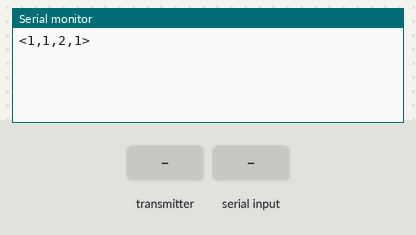
The sketch below on a simulated ESP8266 (NodeMCU). Parts: the last lines printed to the serial monitor. Inputs (shaded band) come from the test bench.

Above: at 1.2 s.
1.3 s: the transmitter starts sending state = 0
At 1.61 s:
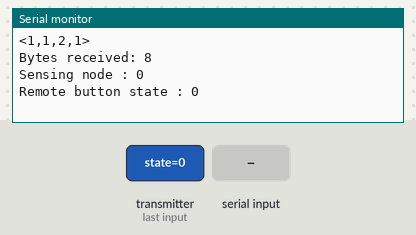
2.8 s: "<90,45>" received over Serial
At 4.11 s:
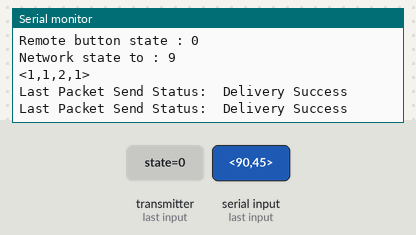
5.3 s: the transmitter starts sending node = 256
6.8 s: the transmitter starts sending node = 512
Timing chart, 0 to 9.3 s (numbered marks = the images above; inputs shaded):
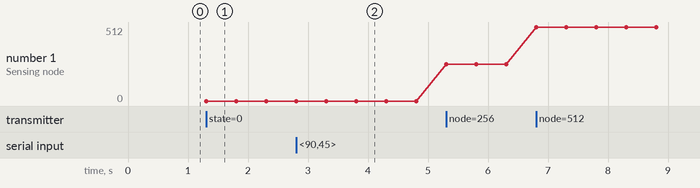

Measured:
- after the input at 1.3 s, the serial monitor: prints a new line at once (image 1)
- after the input at 2.8 s, the serial monitor: prints a new line after 1.0 s (image 2)
- plotted number 1: 0 → 256 after the input at 5.3 s, 256 → 512 after the input at 6.8 s

The sketch:

bridge.ino
```cpp
#include <espnow.h>
#include <ESP8266WiFi.h>

//Baudouin's MAC Adress: 08:3A:8D:E3:B3:AF
//Diego's MAC Address : 34:94:54:97:52:78
//Ali's MAC Address : 08:3A:8D:EF:09:D8

// REPLACE WITH THE MAC Address of your receiver
uint8_t node1[] = {0x34, 0x94, 0x54, 0x97, 0x52, 0x78}; //Diego
uint8_t node2[] = {0x08, 0x3A, 0x8D, 0xEF, 0x09, 0xD8}; //Ali

// Define variables to store local button state
bool remote_button;

int numberNode;
long time1;

//Initial node states
bool state1=1;
bool state2=1;
int value = 1;
int NetworkStateTmp = 1;
String myString;

// Define variables to store incoming readings
bool send_state;

// Variable to store if sending data was successful
String success;

char user_input;

//Structure example to send data
//Message structure at sending
typedef struct struct_message_send {
  bool state;
} struct_message_send;

//Message structure at arrival
typedef struct struct_message_rcv {
  bool state;
  int node;
} struct_message_rcv;

//Msg structure to send network state
struct_message_send stateMode;

// Create a struct_message to hold the button state
struct_message_rcv incomingReadings;

// Callback function called when data is sent
void OnDataSent(uint8_t * mac_addr, uint8_t status) {
 Serial.print("\r\nLast Packet Send Status:\t");
 Serial.println(status == 0 ? "Delivery Success" : "Delivery Fail");
}

// Callback when data is received
void OnDataRecv(uint8_t * mac, uint8_t *incomingData, uint8_t len) {
  memcpy(&incomingReadings, incomingData, sizeof(incomingReadings));
  Serial.print("Bytes received: ");
  Serial.println(len);
  remote_button = incomingReadings.state;
  numberNode = incomingReadings.node;
  Serial.print("Sensing node : ");
  Serial.println(numberNode);
  Serial.print("Remote button state : ");
  Serial.println(remote_button);
}

void setup() {
  // Init Serial Monitor
  Serial.begin(115200);

  // Set device as a Wi-Fi Station
  WiFi.mode(WIFI_STA);
  WiFi.disconnect();

  // Init ESP-NOW
  if (esp_now_init() != 0) {
    Serial.println("Error initializing ESP-NOW");
    return;
  }

  // Define the bridge as a master and slave node
  esp_now_set_self_role(ESP_NOW_ROLE_COMBO);

  // Once ESPNow is successfully Init, we will register for Send CB to
  // get the status of Trasnmitted packet
  esp_now_register_send_cb(OnDataSent);

  // Add peer
  if (esp_now_add_peer(node1, ESP_NOW_ROLE_COMBO, 1, NULL, 0) != 0){
   Serial.println("Failed to add peer");
   return;
  }

  if (esp_now_add_peer(node2, ESP_NOW_ROLE_COMBO, 1, NULL, 0) != 0){
   Serial.println("Failed to add peer");
   return;
  }

  // Register for a callback function that will be called when data is received
  esp_now_register_recv_cb(OnDataRecv);

  time1 = millis();

}

void loop() {

  if(numberNode == 1){
    state1 = remote_button;}
  if(numberNode == 2){
    state2 = remote_button;}

  //Get the network state from Serial communication
  while(Serial.available()){
    char inChar = Serial.read();
    myString = "";
    if(inChar == '<'){
      myString = Serial.readString();
      value = myString[0]-48; //Convert ASCII to DEC
      break;
    }
  }

  //Check for network state updates, if so send message to sensing nodes
  if(NetworkStateTmp != value){
    Serial.print("Network state to : ");
    Serial.println(value);
    stateMode.state=value;
    NetworkStateTmp = value;
    esp_now_send(node1, (uint8_t *) &stateMode, sizeof(stateMode));
    esp_now_send(node2, (uint8_t *) &stateMode, sizeof(stateMode));
  }

  //Send the node state data over serial communication to WiFi Gateway
  if(millis()-time1>1000){
    time1=millis();
    Serial.print('<');
    Serial.print(static_cast<char>('0' + 1));
    Serial.print(",");
    Serial.print(state1 ? '1' : '0');
    Serial.print(",");
    Serial.print(static_cast<char>('0' + 2));
    Serial.print(",");
    Serial.print(state2 ? '1' : '0');
    Serial.println('>');
  }
}
```
